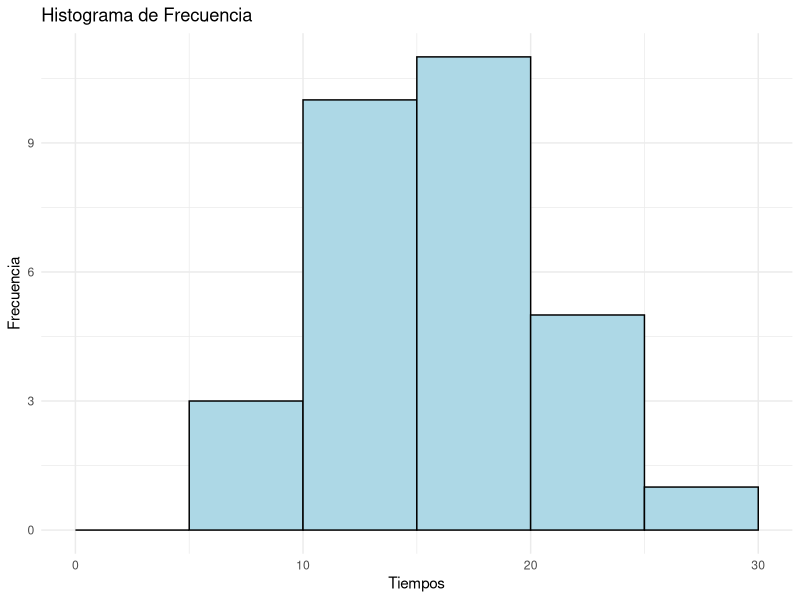
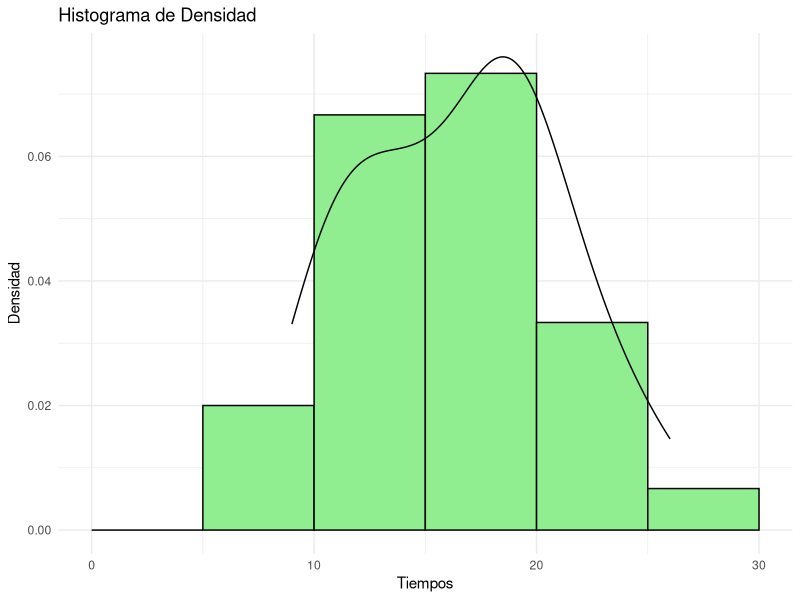

Write the R code that produced these figures, in order.
## ---- chunk 1
# Cargar los tiempos
tiempos <- c(15, 18, 19, 21, 23, 26, 17, 18, 24, 20, 13, 10, 16, 11, 9,
             12, 14, 10, 19, 13, 20, 15, 11, 18, 15, 21, 12, 19, 18, 22)

# Crear los intervalos de 5 unidades
intervalos <- seq(0, 30, by = 5) # avanza de 5 en 5 de 0 a 30

# Tabla de frecuencias
tabla_frecuencias <- cut(tiempos, breaks = intervalos, right = FALSE) # Divide los 
# datos en intervalos ("bins"), para eso se usa cut
frecuencia <- table(tabla_frecuencias) # Crea una tabla que tiene el conteo de cada
# categoria, en este caso intervalos

# Densidades (frecuencia / tamaño del intervalo)
densidad <- prop.table(frecuencia) # Partiendo de la tabla de frecuencias esta 
# funcion se usa para calcular la densidad de frecuencias

# Mostrar la tabla de frecuencias y densidades
tabla_resultado <- data.frame(Intervalo = names(frecuencia),
    Frecuencia = as.vector(frecuencia),
    Densidad = as.vector(densidad))
print(tabla_resultado)

## ---- chunk 2

library(ggplot2)

# Crear el dataframe para ggplot
df_tiempos <- data.frame(tiempos) # vector a dataframe

# Histograma en escala de frecuencia
ggplot(df_tiempos, aes(x = tiempos)) +
  geom_histogram(breaks = intervalos, # intervalos para separar
                  fill = "lightblue", # relleno
                  color = "black") + # borde
  labs(title = "Histograma de Frecuencia", x = "Tiempos", y = "Frecuencia") +
  theme_minimal()

# Histograma en escala de densidad
ggplot(df_tiempos, aes(x = tiempos)) +
  geom_histogram(aes(y = after_stat(density)),
   breaks = intervalos,
   fill = "lightgreen", # relleno
   color = "black") + # borde
  geom_density() + # agrega capa de densidad
  labs(title = "Histograma de Densidad", x = "Tiempos", y = "Densidad") +
  theme_minimal()

## ---- chunk 3
# Datos observados
observados <- matrix(c(50, 30, 20, 40, 45, 15), nrow = 2, byrow = TRUE)

# Realizar el test chi-cuadrado
test_chi2 <- chisq.test(observados)

# Resultado del test
test_chi2

## ---- chunk 4

# Probabilidad del cuantil
qnorm(0.8413)

## ---- chunk 5
# Datos de la muestra
muestra <- c(0.56, 0.82, 0.71, 0.87, 0.33, 0.36, 0.93, 0.94, 0.89, 0.42)

# Cálculo del estimador MLE para a
n <- length(muestra)
hat_a <- -n / sum(log(muestra)) - 1
hat_a

## ---- chunk 6
# Datos
t <- c(-5, -4, -3, -2, -1, 0, 1, 2, 3, 4, 5)
Y <- c(1, 5, 4, 7, 10, 8, 9, 13, 14, 13, 18)

# Ajustar modelo de regresión
modelo <- lm(Y ~ t)
summary(modelo)
## ---- chunk 7
# Valor p de la pendiente
valor_p <- summary(modelo)$coefficients[2, 4]
valor_p
## ---- chunk 8
# Predicción para t = 3
nueva_dato <- data.frame(t = 3)
prediccion <- predict(modelo, nueva_dato, interval = "confidence", level = 0.95)
prediccion

## ---- chunk 9
# Intervalo de predicción para una nueva observación
prediccion_futura <- predict(modelo, nueva_dato, interval = "prediction", level = 0.95)
prediccion_futura

